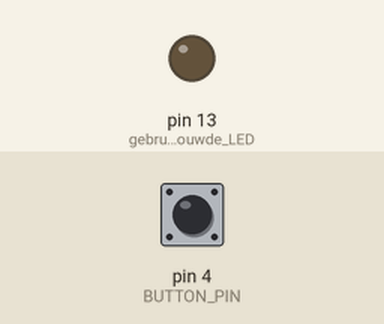
A sketch run on a simulated Arduino Uno, built with avr-gcc and run on an emulated ATmega328P. On the bench: output pins drawn as LEDs (lit = HIGH). Inputs (shaded band) come from the test bench; at power-on: pin 4 (BUTTON_PIN) HIGH.

Above: at 1.2 s.
1.3 s: pin 4 (BUTTON_PIN) pulled LOW for 0.15 s
At 2.4 s:
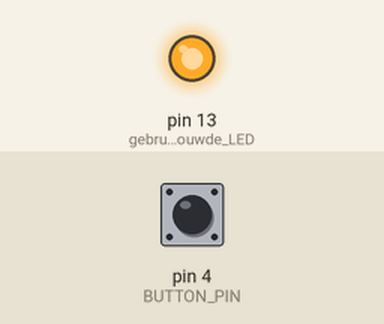
2.9 s: pin 4 (BUTTON_PIN) pulled LOW for 1 s
At 3.5 s:
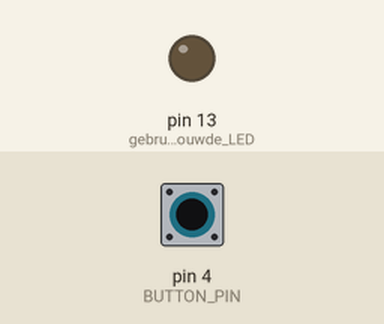
5.4 s: pin 4 (BUTTON_PIN) pulled LOW for 3.2 s
At 6.7 s:
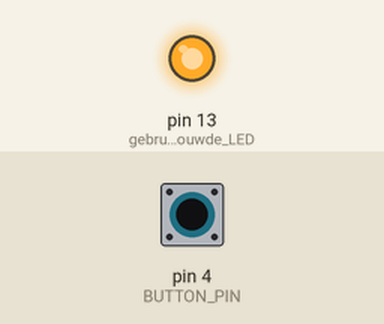
Timing chart, 0 to 8.4 s (numbered marks = the images above; inputs shaded):
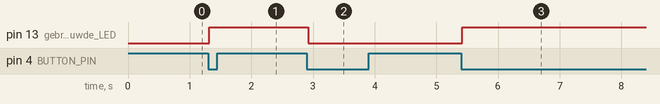

The sketch:

Start-stop_interrupt.ino
```cpp
const int BUTTON_PIN = 4;     // knop naar GND
bool ledState = false;        // status die we togglen
int lastReading = HIGH;       // INPUT_PULLUP -> rust = HIGH
unsigned long t0 = 0;
const unsigned long db = 20;  // debounce in ms

void setup() {
  pinMode(BUTTON_PIN, INPUT_PULLUP);
  pinMode(LED_BUILTIN, OUTPUT);  // gebruik ingebouwde LED (pin 13)
}

void loop() {
  int r = digitalRead(BUTTON_PIN);

  // detecteer veranderend signaal en start debounce-timer
  if (r != lastReading) t0 = millis();

  // als het signaal langer dan db ms stabiel is, check op neergaande flank
  if ((millis() - t0) > db) {
    static int stablePrev = HIGH;      // vorige stabiele waarde
    if (r != stablePrev) {             // er is een stabiele verandering
      stablePrev = r;
      if (r == LOW) {                  // alleen op druk (HIGH -> LOW)
        ledState = !ledState;          // toggle
      }
    }
  }

  lastReading = r;
  digitalWrite(LED_BUILTIN, ledState);
}
```

Measured:
- after the input at 1.3 s, pin 13 (gebruik_ingebouwde_LED): LOW → HIGH at once
- after the input at 2.9 s, pin 13 (gebruik_ingebouwde_LED): HIGH → LOW at once
- after the input at 5.4 s, pin 13 (gebruik_ingebouwde_LED): LOW → HIGH at once
